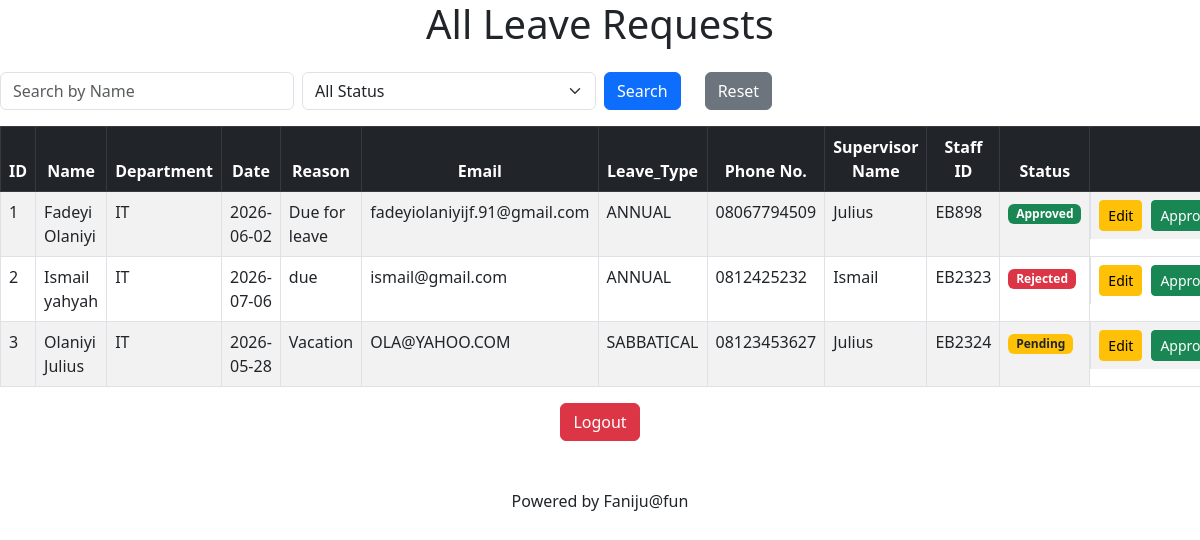
The app's page /requests with its own data.
### tables this page shows
CREATE TABLE leave_requests (id INTEGER PRIMARY KEY AUTOINCREMENT, name TEXT, department TEXT, date TEXT, reason TEXT, mail TEXT, leave_type TEXT, number TEXT, supervisor_name TEXT, staff_id TEXT, status TEXT DEFAULT Pending);

### leave.py (the view)
@leave.route('/requests')
def view_requests():
    search = request.args.get('search', '')
    status = request.args.get('status', '')
    conn = sqlite3.connect("leave.db")
    cursor = conn.cursor()
    query = "SELECT * FROM leave_requests WHERE 1=1"
    values = []
    if search:
        query += " AND name LIKE ?"
        values.append(f"%{search}%")
    if status:
        query += " AND status = ?"
        values.append(status)
    cursor.execute(query, values)
    rows = cursor.fetchall()
    conn.close()
    return render_template(
        "requests.html",
        rows=rows
    )

### templates/requests.html (shortened to what this page needs)
<!DOCTYPE html>
<html>
<head>
<link href="https://cdn.jsdelivr.net/npm/bootstrap@5.3.0/dist/css/bootstrap.min.css" rel="stylesheet">
</head>
<body>
<h1 class="text-center mb-4">All Leave Requests</h1>
<form method="GET" action="/requests" class="row g-2 mb-3">
<div class="col-md-3">
<input type="text" name="search" placeholder="Search by Name" value="{{ request.args.get('search','') }}" class="form-control">
</div>
<div class="col-md-3">
<select name="status" class="form-select">
<option value="">All Status</option>
</select>
</div>
<div class="col-md-1">
<button type="submit" class="btn btn-primary">Search</button>
</div>
<div class="col-md-2">
<a href="/requests" class="btn btn-secondary">Reset</a>
</div>
</form>
<table class="table table-striped table-bordered table-hover" style="overflow: auto; display: block;">
<thead  class=" table-dark text-center">
<tr>
<th>ID</th>
<th>Name</th>
<th>Department</th>
<th>Date</th>
<th>Reason</th>
<th>Email</th>
<th>Leave_Type</th>
<th>Phone No.</th>
<th>Supervisor Name</th>
<th>Staff ID</th>
<th>Status</th>
<th>Action</th>
</tr>
</thead>
{% for row in rows %}
<tr>
<td>{{ row[0] }}</td>
<td>{{ row[1] }}</td>
<td>{{ row[2] }}</td>
<td>{{ row[3] }}</td>
<td>{{ row[4] }}</td>
<td>{{ row[5] }}</td>
<td>{{ row[6] }}</td>
<td>{{ row[7] }}</td>
<td>{{ row[8] }}</td>
<td>{{ row[9] }}</td>
<td>
    {% if row[10] == 'Approved' %}
<span class="badge bg-success">Approved</span>
{% elif row[10] == 'Pending' %}
<span class="badge bg-warning text-dark">Pending</span>
{% else %}
<span class="badge bg-danger">Rejected</span>
{% endif %}
</td>
<td class="text-center" style="display: flex; justify-content: center; gap: 5px;">
<a href="/edit/{{ row[0] }}" class="btn btn-warning btn-sm me-1">Edit</a>
<a href="/approve/{{ row[0] }}" class="btn btn-success btn-sm me-1">Approve</a>
</td>
</tr>
{% endfor %}
</table>
<div class="text-center mt-3">
<a href="/" class="btn btn-danger">Logout</a>
</div>
<footer>
<p class="text-center mt-5">
Powered by Faniju@fun
</p>
</footer>
</body>
</html>

### records on screen
leave_requests: id "1", name "Fadeyi Olaniyi", department "IT", date "2026-06-02", reason "Due for leave", mail "fadeyiolaniyijf.91@gmail.com", leave_type "ANNUAL", number "08067794509", supervisor_name "Julius", staff "EB898", status "Approved"
leave_requests: id "2", name "Ismail yahyah", department "IT", date "2026-07-06", reason "due", mail "ismail@gmail.com", leave_type "ANNUAL", number "0812425232", supervisor_name "Ismail", staff "EB2323", status "Rejected"
leave_requests: id "3", name "Olaniyi Julius", department "IT", date "2026-05-28", reason "Vacation", mail "OLA@YAHOO.COM", leave_type "SABBATICAL", number "08123453627", supervisor_name "Julius", staff "EB2324", status "Pending"
